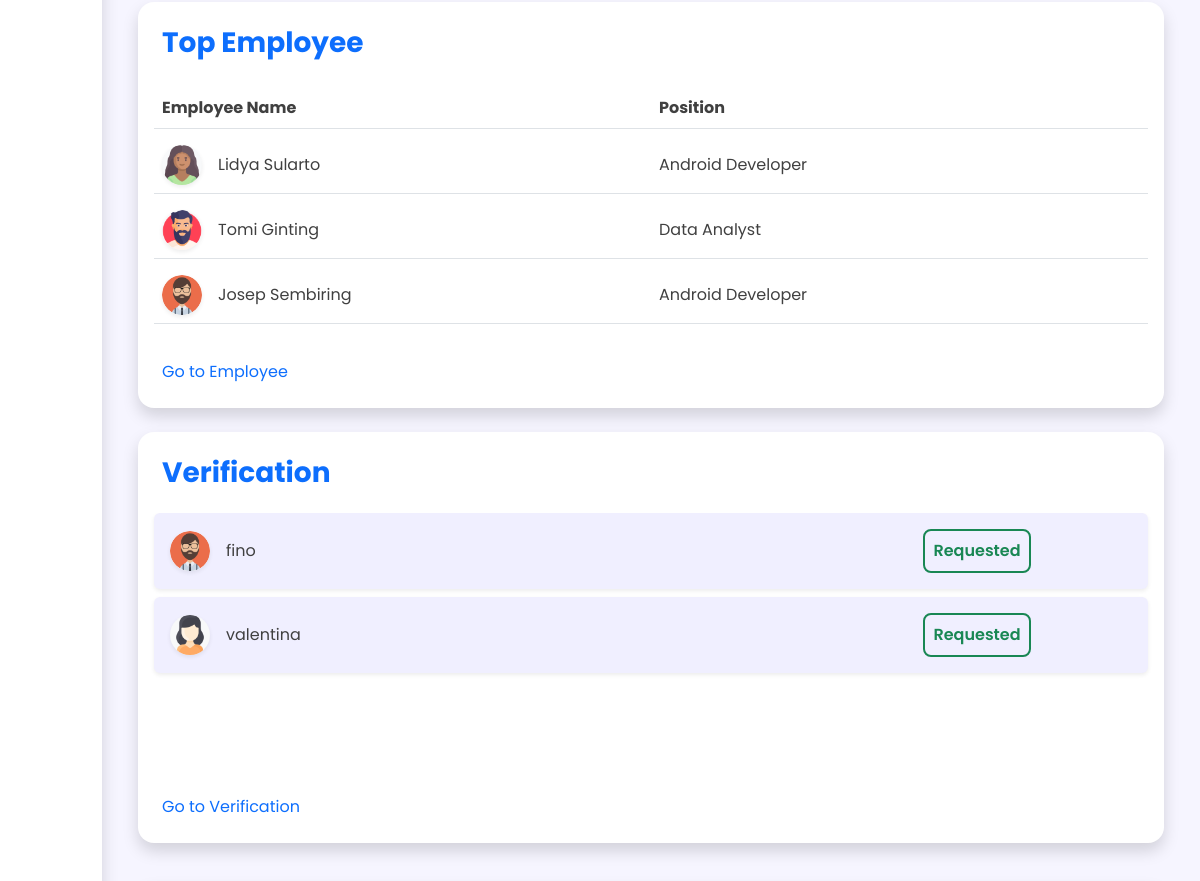
The page /sources/admin/admin-dashboard.php (signed in, middle part) on the database as committed earlier.
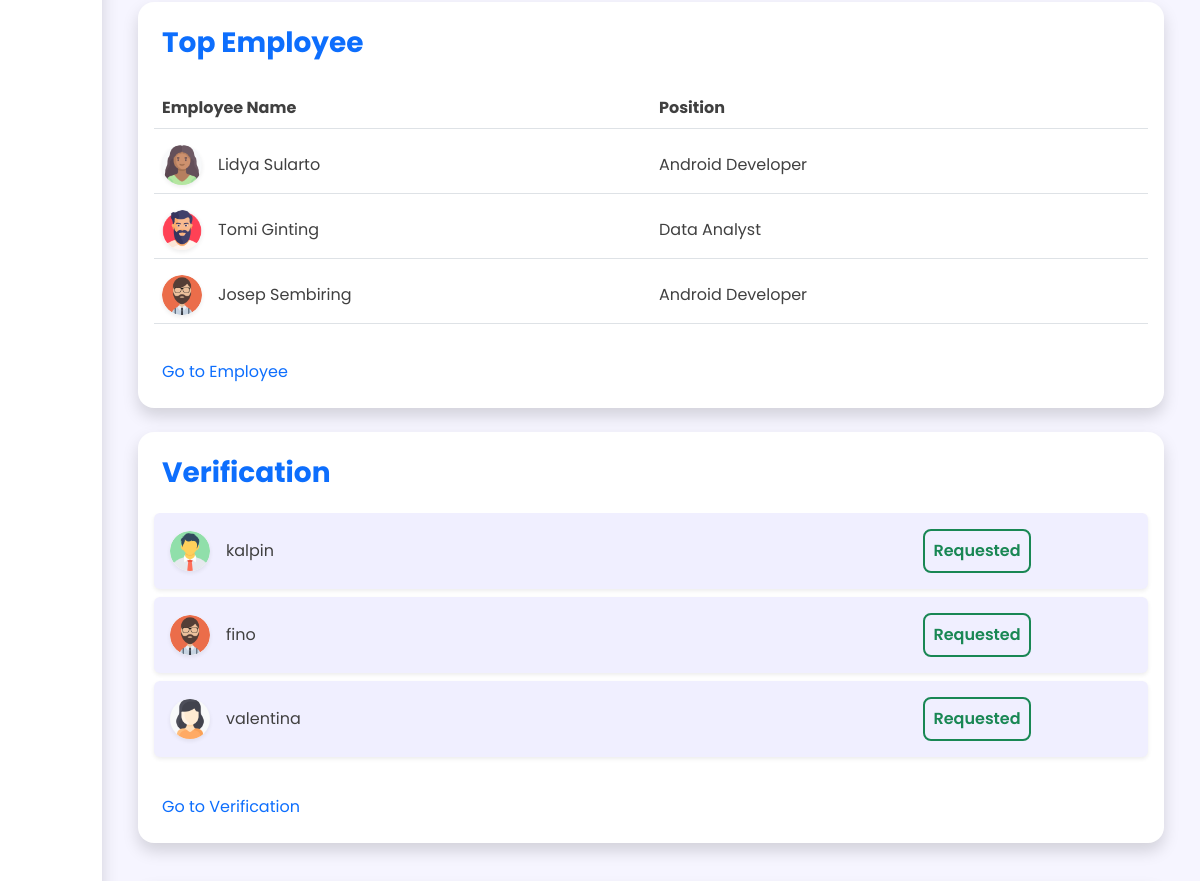
The same page on the database as committed later.
### tables this page shows
CREATE TABLE `top` (
  `id` int(11) NOT NULL,
  `kode_karyawan` varchar(10) NOT NULL,
  `jumlah_hadir` varchar(200) NOT NULL,
  `nama` varchar(50) NOT NULL
);

CREATE TABLE `karyawan_tetap` (
  `id` int(20) NOT NULL,
  `kode_karyawan` varchar(7) NOT NULL,
  `nama` varchar(50) NOT NULL,
  `nip` varchar(20) NOT NULL,
  `tanggal` date NOT NULL,
  `tempat` varchar(20) NOT NULL,
  `alamat` varchar(150) NOT NULL,
  `foto` varchar(100) NOT NULL,
  `posisi` varchar(20) NOT NULL,
  `jenis_kelamin` varchar(10) NOT NULL,
  `gaji` bigint(30) NOT NULL
);

CREATE TABLE `verify` (
  `id` int(20) NOT NULL,
  `kode_karyawan` varchar(7) NOT NULL,
  `username` varchar(20) NOT NULL,
  `password` varchar(299) NOT NULL,
  `email` varchar(20) NOT NULL
);

CREATE TABLE `data_karyawan` (
  `id` int(20) NOT NULL,
  `kode_karyawan` varchar(7) NOT NULL,
  `nama` varchar(50) NOT NULL,
  `nip` varchar(20) NOT NULL,
  `tanggal` date NOT NULL,
  `tempat` varchar(20) NOT NULL,
  `alamat` varchar(150) NOT NULL,
  `foto` varchar(100) NOT NULL,
  `posisi` varchar(20) NOT NULL,
  `jenis_kelamin` varchar(10) NOT NULL,
  `gaji` bigint(30) NOT NULL
);

### php/functions.php (called while the page is built)
<?php
function koneksi (){
    return mysqli_connect("localhost", "root", "", "perusahaan");
}
function query ($query){
    $koneksi = koneksi();
    $data = mysqli_query($koneksi, $query);
    if(mysqli_num_rows($data) > 1){
        $rows = [];
        while($row = mysqli_fetch_assoc($data)){
            $rows[] = $row;
        }
        return $rows;
    }else {
        $rows = mysqli_fetch_assoc($data);
        return $rows;
    }
}
?>

### sources/admin/admin-dashboard.php (the view, shortened to what this page needs)
<?php
require '../../php/functions.php';
include '../../php/koneksi.php';
$query3 = query("SELECT * FROM verify ORDER BY id DESC");
?>
<!DOCTYPE html>
<html lang="en">
<head>
    <link href="https://cdn.jsdelivr.net/npm/bootstrap@5.2.2/dist/css/bootstrap.min.css" rel="stylesheet" />
    <link rel="stylesheet" href="../../assets/style/main.css">
</head>
<body class="d-none">
    <nav class="sidebar d-flex flex-lg-column col-auto shadow" id="sidebar-nav">
        <ul id="menu-bar" class="list-unstyled col d-flex flex-row flex-lg-column gap-4 justify-content-center fs-6 p-1 p-lg-2">
        </ul>
    </nav>
    <div class="content col d-flex flex-column gap-3 mb-5">
        <div class="d-flex flex-column gap-4 px-2">
            <div class="d-flex col flex-column flex-xxl-row mx-1 mx-lg-4 gap-3">
                <div class="col-xxl-9 d-flex flex-column p-2 gap-4">
                    <div class="d-flex row p-2 gap-4 flex-column flex-xxl-row">
                        <div class="container col rounded-4 shadow border-0 d-flex flex-column p-2">
                            <h3 class="fw-bold p-3 header">Top Employee</h3>
                            <table class="table table-hover">
                                <thead>
                                    <tr class="d-flex col px-2 py-1">
                                        <th class="col-6 text">Employee Name</th>
                                        <th class="col-6 text">Position</th>
                                    </tr>
                                </thead>
                                <tbody>
                                    <?php
                                    $data = mysqli_query($koneksi, "SELECT kode_karyawan, jumlah_hadir, nama FROM top ORDER BY jumlah_hadir DESC LIMIT 3");
                                    while ($tampil = mysqli_fetch_array($data)) {
                                        $id = $tampil['kode_karyawan'];
                                        $get = query("SELECT * FROM karyawan_tetap WHERE kode_karyawan = '$id'");
                                    ?>
                                        <tr class="d-flex col px-2 py-1">
                                            <td class="col-6 d-flex align-items-center gap-3 ">
                                                <img id="profile-img" src="../user-img/<?= $get['foto']; ?>" class="rounded-circle bg-light shadow-sm" alt="Avatar" />
                                                <span class="text"><?= $tampil['nama'] ?></span>
                                            </td>
                                            <td class="col-6 d-flex align-items-center">
                                                <span class="text"><?= $get['posisi']; ?></span>
                                            </td>
                                        </tr>
                                    <?php } ?>
                                </tbody>
                            </table>
                            <a href="admin-employee.php" class="text-decoration-none fs-6 p-3 mt-auto">Go to
                                Employee</a>
                        </div>
                        <div class="container col col-xxl-5 rounded-4 shadow border-0 d-flex flex-column p-2">
                            <h3 class="fw-bold p-3 header">Verification</h3>
                            <table class="table table-borderless">
                                <tbody height="250px" h class="d-flex flex-column gap-2 px-2 overflow-auto">
                                    <?php
                                    $antrianVerifikasi = $query3;
                                    foreach ($antrianVerifikasi as $antrian) :
                                    ?>
                                        <?php
                                        require '../../php/koneksi.php';
                                        $getkode = $antrian['kode_karyawan'];
                                        $konek = mysqli_query($koneksi, "SELECT * FROM data_karyawan WHERE kode_karyawan = '$getkode'");
                                        $cek = mysqli_fetch_assoc($konek);
                                        ?>
                                        <tr class="d-flex align-items-center p-2 rounded-2 shadow-sm background">
                                            <td class="col d-flex align-items-center gap-3 ">
                                                <img id="profile-img" src="../user-img/<?php echo $cek['foto'] ?>" class="rounded-circle bg-light shadow-sm" alt="Avatar" />
                                                <span class="text"><?= $antrian['username']; ?></span>
                                            </td>
                                            <td class="col-4 d-flex justify-content-center gap-1">
                                                <span href="#" class="text-success fw-semibold border border-2 border-success rounded-3 d-flex align-items-center p-md-2 p-1" title="accept">
                                                    <span>Requested</span>
                                                </span>
                                            </td>
                                        </tr>
                                    <?php endforeach; ?>
                                </tbody>
                            </table>
                            <a href="admin-verification.php" class="text-decoration-none fs-6 p-3 mt-auto">Go to
                                Verification</a>
                        </div>
                    </div>
                </div>
                <div class="d-flex row flex-column col pt-2 pb-3 px-3 gap-4">
                </div>
            </div>
        </div>
    </div>
</body>
</html>

### assets/style/main.css (style rules this page uses)
:root { --body-color: #f6f5ff; --primary-color: #0d6efd; --secondary-color: #fff; --text-color: #404040; --background-color: #f0efff; --tran-all: all 0.5s ease; }
body { font-family: "Poppins", sans-serif; min-height: 100vh; background-color: var(--body-color); transition: var(--tran-all); }
.sidebar li a, #brand-text, #topbar, .content { color: var(--text-color); }
#sidebar-nav { width: 102px; background-color: var(--secondary-color); transition: var(--tran-all); z-index: 2; }
#profile-img, #profile-img-container { object-fit: cover; }
#profile-img { width: 40px; height: 40px; }
.card, .container, .flex-container, .text-field { background: var(--secondary-color); transition: var(--tran-all); }
.text { color: var(--text-color); }
.header { color: var(--primary-color); }
.background { background-color: var(--background-color); }

Rows that differ between the two databases and show on the page:
added verify: data_karyawan.foto (picture), username "kalpin"
